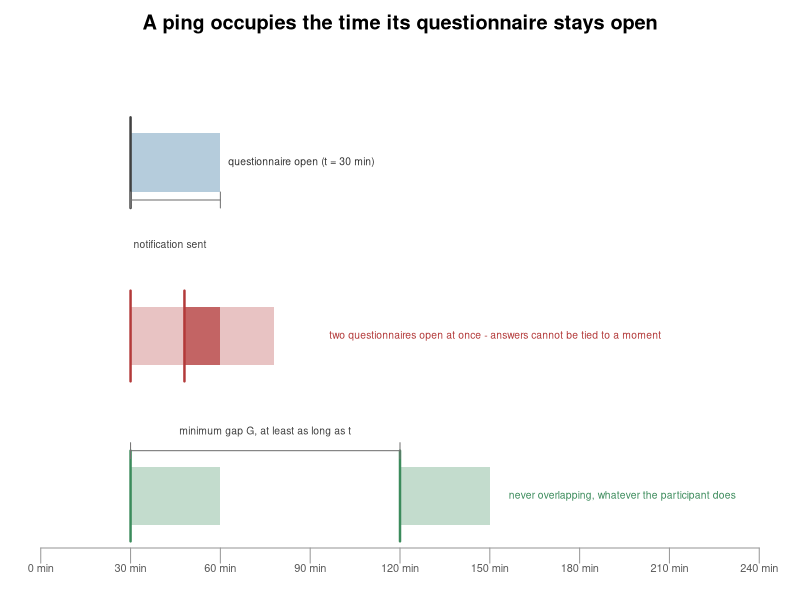
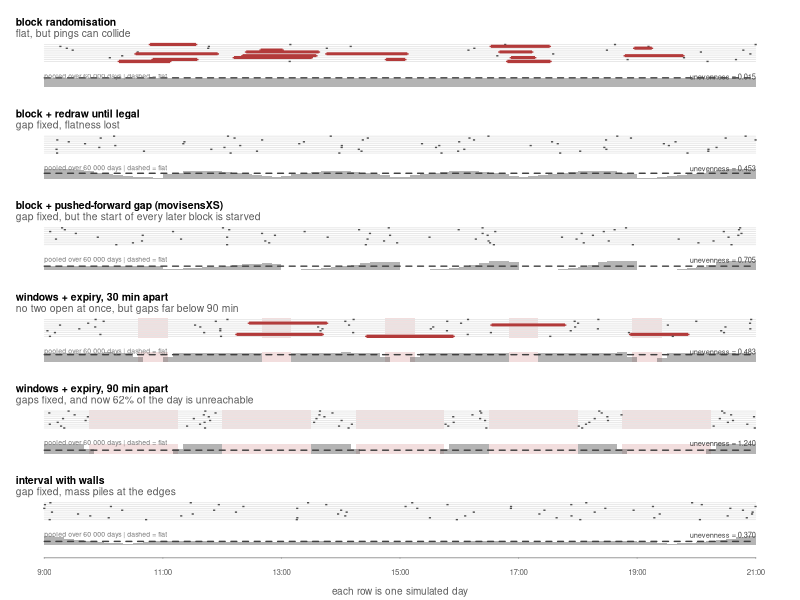
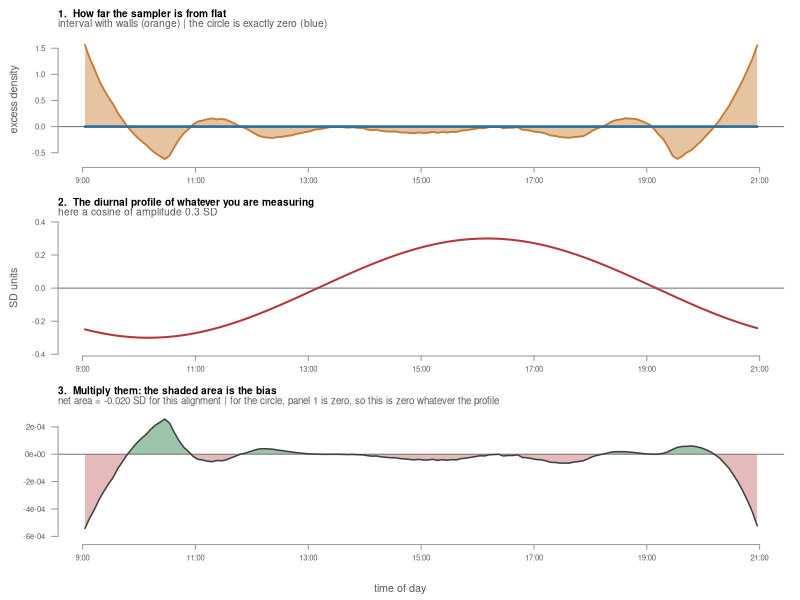
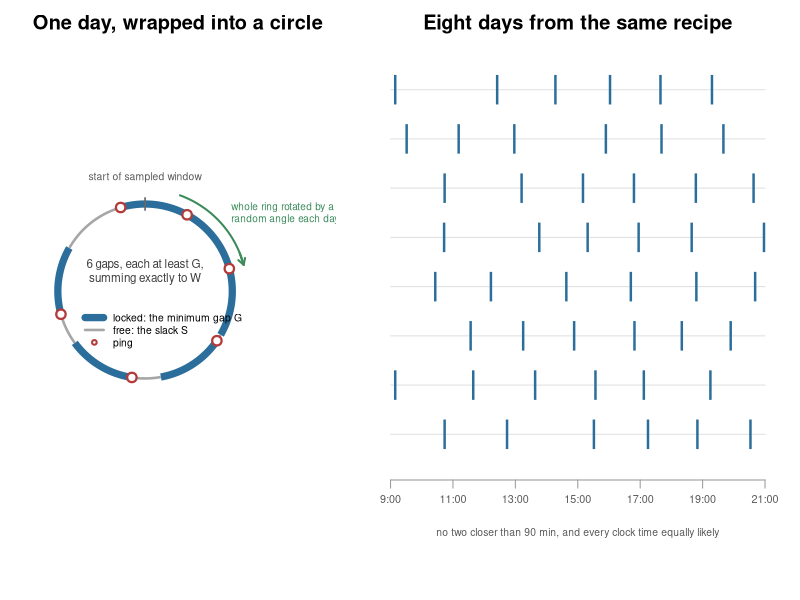
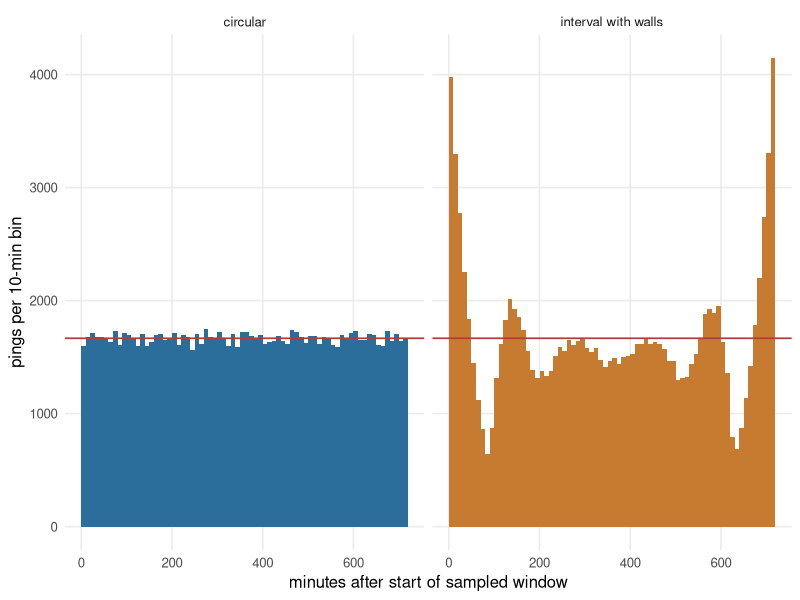
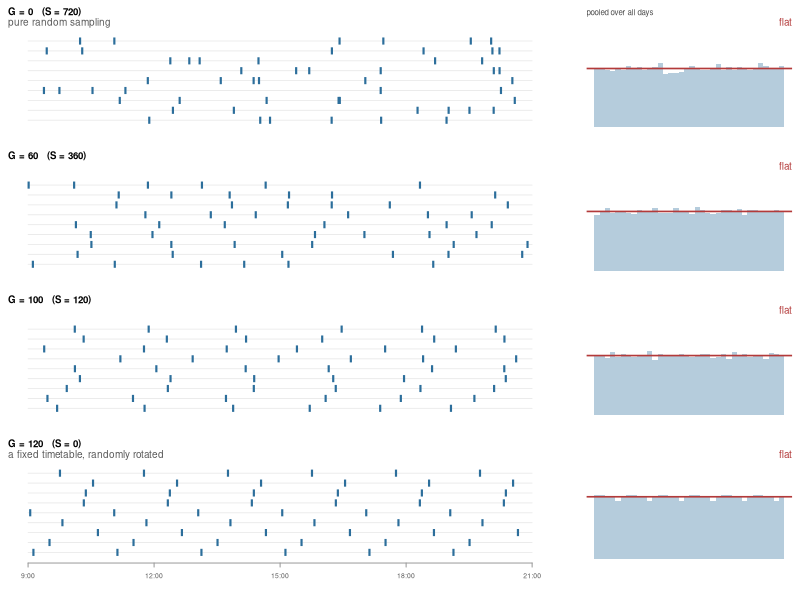
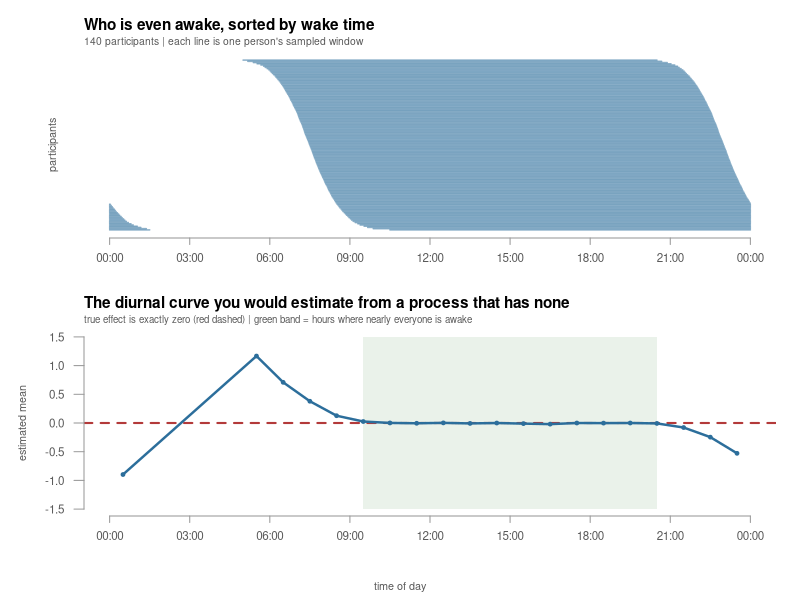

Generate these figures, in order, with R:
## ---- chunk 1
#| include: false
library(ggplot2)
theme_set(
  theme_minimal(base_size = 12) +
    theme(panel.grid.minor = element_blank(),
          plot.title = element_text(face = "bold"),
          plot.subtitle = element_text(colour = "grey35"))
)
COL <- c(circular = "#2C6E9B", sequential = "#C77B30",
         theory = "#B33A3A", ok = "#3B8B5B")
set.seed(20260810)
## ---- chunk 2
#| include: false
# identical to the visible `sampler` chunk in "The Fix"; defined here because
# the bias simulation (which comes first) already needs it
circ_offsets <- function(cfg) {
  n <- cfg$slots
  e <- diff(c(0, sort(runif(n - 1)), 1)) * cfg$slack
  s <- cfg$min_gap + e
  phase <- runif(1) * cfg$width
  sort(floor((phase + cumsum(c(0, s[-n]))) %% cfg$width))
}
## ---- chunk 3
#| code-fold: true
#| fig-height: 3.1
#| fig-cap: "Why the pings cannot be treated as instants. The minimum gap has to be at least as long as the window the questionnaire stays open."
par(mar = c(2.6, 0.6, 2.2, 0.6))
plot(NA, xlim = c(0, 240), ylim = c(3.75, 0.25), axes = FALSE, xlab = "", ylab = "",
     main = "A ping occupies the time its questionnaire stays open")
axis(1, at = seq(0, 240, 30), labels = paste0(seq(0, 240, 30), " min"),
     cex.axis = 0.66, col = "grey60", col.axis = "grey35", tck = -0.03, mgp = c(2, 0.4, 0))
lighten <- function(hex, a) adjustcolor(hex, alpha.f = a)
bar <- function(x0, y, w, col, mark = "grey25") {
  rect(x0, y - 0.22, x0 + w, y + 0.22, col = col, border = NA)
  segments(x0, y - 0.34, x0, y + 0.34, col = mark, lwd = 2.4)
}
bar(30, 1, 30, lighten(COL["circular"], 0.35))
text(30, 1.62, "notification sent", cex = 0.62, col = "grey25", pos = 4, offset = 0.15)
text(60, 1, "questionnaire open (t = 30 min)", cex = 0.62, col = "grey20", pos = 4, offset = 0.4)
segments(30, 1.28, 60, 1.28, col = "grey45"); segments(c(30, 60), 1.22, c(30, 60), 1.34, col = "grey45")

bar(30, 2.3, 30, lighten(COL["theory"], 0.30), COL["theory"])
bar(48, 2.3, 30, lighten(COL["theory"], 0.30), COL["theory"])
rect(48, 2.08, 60, 2.52, col = lighten(COL["theory"], 0.55), border = NA)
text(95, 2.3, "two questionnaires open at once - answers cannot be tied to a moment",
     cex = 0.62, col = COL["theory"], pos = 4, offset = 0.2)

bar(30, 3.5, 30, lighten(COL["ok"], 0.30), COL["ok"])
bar(120, 3.5, 30, lighten(COL["ok"], 0.30), COL["ok"])
segments(30, 3.16, 120, 3.16, col = "grey45")
segments(c(30, 120), 3.10, c(30, 120), 3.22, col = "grey45")
text(75, 3.02, "minimum gap G, at least as long as t", cex = 0.62, col = "grey25")
text(155, 3.5, "never overlapping, whatever the participant does",
     cex = 0.62, col = COL["ok"], pos = 4, offset = 0.2)
## ---- chunk 4
circ_config <- function(days = 18, slots = 6, start_h = 9, end_h = 21,
                        min_gap = 90, window = 30) {
  cfg <- list(days = days, slots = slots, start_h = start_h, end_h = end_h,
              min_gap = min_gap, window = window)
  cfg$width <- (end_h - start_h) * 60          # W
  cfg$n     <- days * slots
  cfg$slack <- cfg$width - slots * min_gap     # S, the circular slack
  cfg$max_gap <- cfg$width - (slots - 1) * min_gap
  cfg
}
cfg <- circ_config()
data.frame(symbol = c("W", "n", "G", "S", "t"),
           meaning = c("width of sampled window (min)", "pings per day",
                       "minimum separation (min)", "slack, W - nG",
                       "allowed response window (min)"),
           value = c(cfg$width, cfg$slots, cfg$min_gap, cfg$slack, cfg$window))
## ---- chunk 5
seq_offsets <- function(cfg) {                      # interval with walls
  slack <- cfg$width - (cfg$slots - 1) * cfg$min_gap
  sort(runif(cfg$slots) * slack) + (seq_len(cfg$slots) - 1) * cfg$min_gap
}
block_offsets <- function(cfg) {                    # equal blocks, one ping each
  b <- cfg$width / cfg$slots
  (seq_len(cfg$slots) - 1) * b + runif(cfg$slots) * b
}
block_repair <- function(cfg) {                     # ... redrawn until gaps are legal
  repeat { x <- block_offsets(cfg); if (all(diff(x) >= cfg$min_gap)) return(x) }
}
block_push <- function(cfg) {                       # ... next block starts no earlier than prev + G
  b <- cfg$width / cfg$slots
  x <- numeric(cfg$slots); prev <- -Inf
  for (k in seq_len(cfg$slots)) {
    lo <- max((k - 1) * b, prev + cfg$min_gap)
    x[k] <- lo + runif(1) * (k * b - lo); prev <- x[k]
  }
  x
}
sema_offsets <- function(cfg, sep = cfg$window) {   # windows separated by the expiry
  d <- (cfg$width - (cfg$slots - 1) * sep) / cfg$slots
  (seq_len(cfg$slots) - 1) * (d + sep) + runif(cfg$slots) * d
}
## ---- chunk 6
#| code-fold: true
#| fig-height: 12.6
#| fig-cap: "Ten simulated days under each construction, with the distribution those days pool into underneath. A red bar joins any two pings less than 90 minutes apart - the bar is the gap that is too short. Pink bands are minutes where no ping can ever start. The dashed line under each strip is the flat target. The two windowed rows are the same platform at two settings, and show the choice it forces."
set.seed(6)
schemes <- list(
  list(f = block_offsets, lab = "block randomisation",       sub = "flat, but pings can collide"),
  list(f = block_repair,  lab = "block + redraw until legal", sub = "gap fixed, flatness lost"),
  list(f = block_push,    lab = "block + pushed-forward gap (movisensXS)",
       sub = "gap fixed, but the start of every later block is starved"),
  list(f = function(cfg) sema_offsets(cfg, 30), lab = "windows + expiry, 30 min apart",
       sub = "no two open at once, but gaps far below 90 min"),
  list(f = function(cfg) sema_offsets(cfg, 90), lab = "windows + expiry, 90 min apart",
       sub = "gaps fixed, and now 62% of the day is unreachable"),
  list(f = seq_offsets,   lab = "interval with walls",        sub = "gap fixed, mass piles at the edges"))

layout(matrix(1:12, 12, 1), heights = rep(c(3, 1.5), 6))
par(oma = c(3.2, 0.6, 0.6, 0.6))
brks <- seq(0, cfg$width, by = 10)
ND <- 60000                      # same as the table below, so the unevenness values agree
for (sc in schemes) {
  M <- t(replicate(ND, sc$f(cfg)))
  x <- as.vector(M)
  fine <- as.numeric(table(cut(x, seq(0, cfg$width, by = 1), right = FALSE)))
  dead <- which(fine == 0)

  # --- ten example days ---
  par(mar = c(0.4, 0.6, 2.6, 0.6))
  plot(NA, xlim = c(0, cfg$width), ylim = c(10.8, 0.2), axes = FALSE, xlab = "", ylab = "")
  if (length(dead)) for (r in split(dead, cumsum(c(1, diff(dead) != 1))))
    rect(min(r) - 1, 0.2, max(r), 10.8, col = "#F2DEDE", border = NA)
  for (i in 1:10) {
    d <- sc$f(cfg)
    segments(0, i, cfg$width, i, col = "grey90", lwd = 0.8)
    tight <- which(diff(d) < cfg$min_gap)
    if (length(tight))
      segments(d[tight], i, d[tight + 1], i, col = COL["theory"], lwd = 3.2, lend = 1)
    bad <- logical(length(d)); bad[c(tight, tight + 1)] <- TRUE
    segments(d, i - 0.38, d, i + 0.38, col = ifelse(bad, COL["theory"], "grey30"),
             lwd = ifelse(bad, 2.6, 2.1), lend = 1)
  }
  title(main = sc$lab, adj = 0, cex.main = 0.95, line = 1.25)
  mtext(sc$sub, side = 3, adj = 0, line = 0.2, cex = 0.62, col = "grey35")

  # --- what those days pool into ---
  par(mar = c(0.9, 0.6, 0.3, 0.6))
  h <- hist(x, breaks = brks, plot = FALSE)
  flat <- length(x) / length(h$counts)
  top <- max(h$counts) * 1.42
  plot(NA, xlim = c(0, cfg$width), ylim = c(0, top), axes = FALSE, xlab = "", ylab = "")
  if (length(dead)) for (r in split(dead, cumsum(c(1, diff(dead) != 1))))
    rect(min(r) - 1, 0, max(r), max(h$counts) * 1.06, col = "#F2DEDE", border = NA)
  rect(head(h$breaks, -1), 0, tail(h$breaks, -1), h$counts,
       col = adjustcolor("grey30", 0.42), border = NA)
  segments(0, flat, cfg$width, flat, col = "grey25", lwd = 1.4, lty = 2)
  text(cfg$width, top, sprintf("unevenness = %.3f", sd(h$counts) / mean(h$counts)),
       adj = c(1, 1), cex = 0.68, col = "grey25")
  text(0, top, sprintf("pooled over %s days | dashed = flat", format(ND, big.mark = " ")),
       adj = c(0, 1), cex = 0.62, col = "grey45")
}
axis(1, at = seq(0, cfg$width, 120), labels = paste0(9 + seq(0, cfg$width, 120)/60, ":00"),
     cex.axis = 0.72, col = "grey60", col.axis = "grey35", tck = -0.03,
     mgp = c(2, 0.5, 0), outer = TRUE)
mtext("each row is one simulated day", side = 1, line = 2.0, outer = TRUE,
      cex = 0.6, col = "grey35")
## ---- chunk 7
score <- function(f, cfg, N = 60000) {
  M <- t(replicate(N, f(cfg)))
  x <- as.vector(M)
  cnt  <- as.numeric(table(cut(x, seq(0, cfg$width, by = 10), right = FALSE)))
  fine <- as.numeric(table(cut(x, seq(0, cfg$width, by =  1), right = FALSE)))
  gaps <- as.vector(t(apply(M, 1, diff)))
  data.frame(unevenness = round(sd(cnt) / mean(cnt), 3),
             noise_floor = round(1 / sqrt(mean(cnt)), 3),
             pct_gaps_too_close = round(100 * mean(gaps < cfg$min_gap), 1),
             pct_day_unreachable = round(100 * mean(fine == 0), 1))
}
do.call(rbind, lapply(
  list(`block random`       = block_offsets,
       `block + repair`     = block_repair,
       `block + push`       = block_push,
       `windows, sep = 30`  = function(cfg) sema_offsets(cfg, 30),
       `windows, sep = 90`  = function(cfg) sema_offsets(cfg, 90),
       `interval w/ walls`  = seq_offsets), score, cfg = cfg))
## ---- chunk 8
chain <- 45   # push, wait, reminder e-mail, wait, grace for a started questionnaire
lost <- function(thr, f, cfg, n_days = 20000) {
  D <- t(replicate(n_days, f(cfg)))
  per_day <- rowSums(D[, -1] - D[, -cfg$slots] < thr)
  per_person <- colSums(matrix(per_day[seq_len(cfg$days * (n_days %/% cfg$days))],
                               nrow = cfg$days)) / (cfg$days * cfg$slots)
  data.frame(gap_below = thr,
             pct_days_with_clash = round(100 * mean(per_day > 0), 1),
             pct_pings_lost = round(100 * mean(per_day) / cfg$slots, 1),
             pct_people_losing_10pct = round(100 * mean(per_person >= 0.10), 1))
}
thr <- c(cfg$window, chain, cfg$min_gap)
collide <- rbind(
  cbind(scheme = "block random", do.call(rbind, lapply(thr, lost, f = block_offsets, cfg = cfg))),
  cbind(scheme = "windows, sep = 30",
        do.call(rbind, lapply(thr, lost, f = function(cfg) sema_offsets(cfg, 30), cfg = cfg))))
collide
## ---- chunk 9
n_bias <- 300000
mu_fn  <- function(t) 0.3 * cos(2 * pi * (t - 430) / cfg$width)   # a hypothetical diurnal profile
x_seq  <- as.vector(replicate(n_bias, seq_offsets(cfg)))
x_circ <- as.vector(replicate(n_bias, circ_offsets(cfg)))
bias_seq  <- mean(mu_fn(x_seq))
bias_circ <- mean(mu_fn(x_circ))
data.frame(sampler = c("interval with walls", "circle"),
           bias_SD = round(c(bias_seq, bias_circ), 4))
## ---- chunk 10
#| include: false
se_person <- 1 / sqrt(cfg$days * cfg$slots)
ratio_1   <- abs(bias_seq) / se_person
icc       <- 0.4                                  # share of variance between people
m         <- cfg$days * cfg$slots
se_grand  <- function(N) sqrt(icc / N + (1 - icc) / (N * m))
ratio_100 <- abs(bias_seq) / se_grand(100)
n_1se     <- signif((icc + (1 - icc) / m) / bias_seq^2, 1)   # N where bias = 1 SE
## ---- chunk 11
#| code-fold: true
#| fig-height: 6.4
#| fig-cap: "Why non-uniformity is only sometimes a problem. The bias is the area of the bottom panel, which is the top panel multiplied by the middle one. Flatten the top panel and the bias is zero no matter what the middle panel does."
brks <- seq(0, cfg$width, by = 5)
mids <- head(brks, -1) + 2.5
cnt_seq  <- as.numeric(table(cut(x_seq, brks, right = FALSE)))
dens_seq <- cnt_seq / (length(x_seq) * 5)
excess   <- (dens_seq - 1 / cfg$width) * cfg$width   # how far the sampler is from flat
mu       <- mu_fn(mids)
shade <- function(x, y, col) polygon(c(x[1], x, tail(x, 1)), c(0, y, 0), col = col, border = NA)
par(mfrow = c(3, 1), mar = c(1.6, 4.4, 2.4, 1.2), oma = c(2.6, 0, 0, 0))
ax <- function() axis(1, at = seq(0, cfg$width, 120),
  labels = paste0(9 + seq(0, cfg$width, 120)/60, ":00"), cex.axis = 0.7,
  col = "grey60", col.axis = "grey35", tck = -0.035, mgp = c(2, 0.4, 0))

plot(mids, excess, type = "n", axes = FALSE, xlab = "", ylab = "", ylim = range(excess) * 1.1)
shade(mids, pmax(excess, 0), adjustcolor(COL["sequential"], 0.45))
shade(mids, pmin(excess, 0), adjustcolor(COL["sequential"], 0.45))
abline(h = 0, col = "grey45"); lines(mids, excess, col = COL["sequential"], lwd = 1.8)
lines(mids, rep(0, length(mids)), col = COL["circular"], lwd = 2.6)
axis(2, las = 1, cex.axis = 0.7, col = "grey60", col.axis = "grey35"); ax()
title(main = "1.  How far the sampler is from flat", adj = 0, cex.main = 0.92, line = 1.1)
mtext("interval with walls (orange) | the circle is exactly zero (blue)",
      side = 3, adj = 0, line = 0.15, cex = 0.62, col = "grey35")
mtext("excess density", side = 2, line = 2.9, cex = 0.65, col = "grey35")

plot(mids, mu, type = "n", axes = FALSE, xlab = "", ylab = "", ylim = c(-0.38, 0.38))
abline(h = 0, col = "grey45"); lines(mids, mu, col = COL["theory"], lwd = 2)
axis(2, las = 1, cex.axis = 0.7, col = "grey60", col.axis = "grey35"); ax()
title(main = "2.  The diurnal profile of whatever you are measuring", adj = 0,
      cex.main = 0.92, line = 1.1)
mtext("here a cosine of amplitude 0.3 SD", side = 3, adj = 0, line = 0.15,
      cex = 0.62, col = "grey35")
mtext("SD units", side = 2, line = 2.9, cex = 0.65, col = "grey35")

pr <- excess * mu / cfg$width
plot(mids, pr, type = "n", axes = FALSE, xlab = "", ylab = "", ylim = range(pr) * 1.15)
shade(mids, pmax(pr, 0), adjustcolor(COL["ok"], 0.5))
shade(mids, pmin(pr, 0), adjustcolor(COL["theory"], 0.35))
abline(h = 0, col = "grey45"); lines(mids, pr, col = "grey25", lwd = 1.5)
axis(2, las = 1, cex.axis = 0.7, col = "grey60", col.axis = "grey35"); ax()
title(main = "3.  Multiply them: the shaded area is the bias", adj = 0,
      cex.main = 0.92, line = 1.1)
mtext(sprintf("net area = %.3f SD for this alignment | for the circle, panel 1 is zero, so this is zero whatever the profile",
              sum(pr) * 5), side = 3, adj = 0, line = 0.15, cex = 0.58, col = "grey35")
mtext("time of day", side = 1, line = 1.2, outer = TRUE, cex = 0.65, col = "grey35")
## ---- chunk 12
#| code-fold: true
#| fig-height: 3.9
#| fig-cap: "The construction. Each gap is a locked minimum G plus a share of the slack; the whole ring is then rotated by a random angle, which is what makes every clock time equally likely."
set.seed(11)
W <- cfg$width; n <- cfg$slots; G <- cfg$min_gap; S <- cfg$slack
ang <- function(t) pi/2 - 2*pi*t/W
arc <- function(t1, t2, r, ...) {
  tt <- seq(t1, t2, length.out = 200); lines(r*cos(ang(tt)), r*sin(ang(tt)), ...)
}
one <- function() {
  s <- G + diff(c(0, sort(runif(n - 1)), 1)) * S
  list(s = s, phase = runif(1) * W)
}
d <- one()

layout(matrix(c(1, 2), 1, 2), widths = c(1, 1.25))
par(mar = c(1, 1, 2.2, 1))
plot(NA, xlim = c(-1.30, 2.05), ylim = c(-1.30, 1.42), asp = 1, axes = FALSE,
     xlab = "", ylab = "", main = "One day, wrapped into a circle")
arc(0, W, 1, col = "grey80", lwd = 1.2)
cum <- cumsum(c(0, d$s[-n]))
for (k in seq_len(n)) {
  a <- (d$phase + cum[k]) %% W
  arc(a, a + G, 1, col = COL["circular"], lwd = 7, lend = 1)
  arc(a + G, a + d$s[k], 1, col = "grey65", lwd = 2.5, lend = 1)
}
pts <- (d$phase + cum) %% W
points(cos(ang(pts)), sin(ang(pts)), pch = 21, bg = "white",
       col = COL["theory"], lwd = 2.2, cex = 1.25)
segments(0.93*cos(ang(0)), 0.93*sin(ang(0)), 1.07*cos(ang(0)), 1.07*sin(ang(0)),
         col = "grey40", lwd = 1.6)
text(0, 1.30, "start of sampled window", cex = 0.62, col = "grey35")
arc(40, 150, 1.17, col = COL["ok"], lwd = 2)
arrows(1.17*cos(ang(136)), 1.17*sin(ang(136)), 1.17*cos(ang(150)), 1.17*sin(ang(150)),
       length = 0.07, col = COL["ok"], lwd = 2)
text(1.34*cos(ang(95)), 1.34*sin(ang(95)),
     "whole ring rotated by a\nrandom angle each day", cex = 0.6, col = COL["ok"], adj = 0)
text(0, 0.30, "6 gaps, each at least G,", cex = 0.7, col = "grey25")
text(0, 0.14, "summing exactly to W", cex = 0.7, col = "grey25")
legend(x = -0.72, y = -0.16, legend = c("locked: the minimum gap G", "free: the slack S", "ping"),
       col = c(COL["circular"], "grey65", COL["theory"]), lwd = c(7, 2.5, NA),
       pch = c(NA, NA, 21), pt.bg = "white", pt.lwd = 2, bty = "n", cex = 0.62)

par(mar = c(3.4, 1, 2.2, 1))
plot(NA, xlim = c(0, W), ylim = c(8.6, 0.4), axes = FALSE, xlab = "", ylab = "",
     main = "Eight days from the same recipe")
axis(1, at = seq(0, W, 120), labels = paste0(9 + seq(0, W, 120)/60, ":00"),
     cex.axis = 0.65, col = "grey60", col.axis = "grey35", tck = -0.02, mgp = c(2, 0.35, 0))
for (i in 1:8) {
  x <- circ_offsets(cfg)
  segments(0, i, W, i, col = "grey88", lwd = 1)
  segments(x, i - 0.3, x, i + 0.3, col = COL["circular"], lwd = 2.4, lend = 1)
}
mtext("no two closer than 90 min, and every clock time equally likely",
      side = 1, line = 2.0, cex = 0.62, col = "grey35")
## ---- chunk 13
circ_offsets <- function(cfg) {
  n <- cfg$slots
  e <- diff(c(0, sort(runif(n - 1)), 1)) * cfg$slack   # steps 1-2
  s <- cfg$min_gap + e
  phase <- runif(1) * cfg$width                        # step 4
  sort(floor((phase + cumsum(c(0, s[-n]))) %% cfg$width)) # %% "modulos" what the phase pushed over W back into [0,W)
}
## ---- chunk 14
draw_days <- function(cfg, n_days = 20000, sampler = circ_offsets) {
  offs <- vapply(seq_len(n_days), function(i) sampler(cfg), numeric(cfg$slots))
  data.frame(slot = rep(seq_len(cfg$slots), times = n_days),
             off  = as.vector(offs))
}
d_circ <- draw_days(cfg, 20000, circ_offsets)
d_seq  <- draw_days(cfg, 20000, seq_offsets)
## ---- chunk 15
#| fig-cap: "Pooled time-of-day density, 20 000 simulated days each. The red line is the uniform expectation."
all2 <- rbind(transform(d_circ, sampler = "circular"),
              transform(d_seq,  sampler = "interval with walls"))
ggplot(all2, aes(off, fill = sampler)) +
  geom_histogram(breaks = seq(0, cfg$width, by = 10), closed = "left",
                 colour = NA) +
  geom_hline(yintercept = nrow(d_circ) / (cfg$width / 10),
             colour = COL["theory"], linewidth = 0.6) +
  facet_wrap(~sampler) +
  scale_fill_manual(values = c(circular = COL[["circular"]],
                               `interval with walls` = COL[["sequential"]]),
                    guide = "none") +
  labs(x = "minutes after start of sampled window", y = "pings per 10-min bin")
## ---- chunk 16
flatness <- function(off, cfg, bin = 10) {
  cnt <- as.numeric(table(cut(off, seq(0, cfg$width, by = bin), right = FALSE)))
  data.frame(unevenness = sd(cnt) / mean(cnt), unevenness_noise = 1 / sqrt(mean(cnt)))
}
res <- do.call(rbind, lapply(split(all2, all2$sampler),
                             function(g) cbind(sampler = g$sampler[1], flatness(g$off, cfg))))
rownames(res) <- NULL
res
## ---- chunk 17
crit <- function(n, G, W) {
  reach <- (n - 1) * G
  data.frame(n, G, W, reach_from_each_end = reach, need_W = 2 * reach,
             central_region = if (W >= 2 * reach)
               sprintf("[%g, %g]", reach, W - reach) else "EMPTY")
}
rbind(crit(6, 90, 720), crit(6, 72, 720), crit(6, 60, 720),
      crit(5, 90, 720), crit(6, 90, 900))
## ---- chunk 18
sweep_unevenness <- function(n, G, W, N = 20000, bin = 10) {
  circ <- function() {
    s <- G + diff(c(0, sort(runif(n - 1)), 1)) * (W - n * G)
    sort(floor((runif(1) * W + cumsum(c(0, s[-n]))) %% W))
  }
  line <- function() sort(runif(n) * (W - (n-1) * G)) + (seq_len(n) - 1) * G
  unevenness <- function(f) {
    cnt <- as.numeric(table(cut(as.vector(replicate(N, f())),
                                seq(0, W, by = bin), right = FALSE)))
    round(sd(cnt) / mean(cnt), 4)
  }
  data.frame(n, G, W, slack = W - n * G,
             circle_ok = W - n * G >= 0,
             flat_room = round(W / (2 * (n - 1) * G), 2),
             unevenness_circle = if (W - n * G >= 0) unevenness(circ) else NA,
             unevenness_line = unevenness(line),
             noise_floor = round(1 / sqrt(N * n / (W / bin)), 4))
}
do.call(rbind, Map(sweep_unevenness,
  n = c(3,   5,   8,  10,   4,   6,   6,   7),
  G = c(60,  60,  45,  30, 120,  90, 120, 110),
  W = c(600, 840, 840, 720, 720, 720, 720, 720)))
## ---- chunk 19
#| code-fold: true
#| fig-height: 5.6
#| fig-cap: "The slack S as a dial. Top to bottom the schedule tightens from pure random sampling to a fixed timetable; the pooled distribution on the right stays flat the whole way down."
set.seed(21)
one_day <- function(G) {
  W <- cfg$width; n <- cfg$slots
  s <- G + diff(c(0, sort(runif(n - 1)), 1)) * (W - n*G)
  sort((runif(1)*W + cumsum(c(0, s[-n]))) %% W)
}
Gs   <- c(0, 60, 100, 120)
labs <- c("G = 0   (S = 720)", "G = 60   (S = 360)", "G = 100   (S = 120)", "G = 120   (S = 0)")
subs <- c("pure random sampling", "", "", "a fixed timetable, randomly rotated")
layout(matrix(1:8, 4, 2, byrow = TRUE), widths = c(2.3, 1)); par(oma = c(1.8, 0, 0, 0))
for (j in seq_along(Gs)) {
  G <- Gs[j]
  par(mar = c(1.0, 0.6, 2.3, 0.4))
  plot(NA, xlim = c(0, cfg$width), ylim = c(9.7, 0.3), axes = FALSE, xlab = "", ylab = "")
  for (i in 1:9) {
    x <- one_day(G); segments(0, i, cfg$width, i, col = "grey91", lwd = 0.8)
    segments(x, i - 0.36, x, i + 0.36, col = COL["circular"], lwd = 2.1, lend = 1)
  }
  title(main = labs[j], adj = 0, cex.main = 0.88, line = 1.15)
  if (nzchar(subs[j])) mtext(subs[j], side = 3, adj = 0, line = 0.15, cex = 0.6, col = "grey35")
  if (j == length(Gs)) axis(1, at = seq(0, cfg$width, 180),
      labels = paste0(9 + seq(0, cfg$width, 180)/60, ":00"), cex.axis = 0.62,
      col = "grey60", col.axis = "grey35", tck = -0.04, mgp = c(2, 0.35, 0))

  par(mar = c(1.0, 2.2, 2.3, 0.6))
  xx <- as.vector(replicate(4000, one_day(G)))
  h <- hist(xx, breaks = seq(0, cfg$width, by = 20), plot = FALSE)
  plot(NA, xlim = c(0, cfg$width), ylim = c(0, max(h$counts)*1.45), axes = FALSE,
       xlab = "", ylab = "")
  rect(head(h$breaks, -1), 0, tail(h$breaks, -1), h$counts,
       col = adjustcolor(COL["circular"], 0.35), border = NA)
  abline(h = 4000*cfg$slots/(cfg$width/20), col = COL["theory"], lwd = 1.6)
  if (j == 1) title(main = "pooled over all days", adj = 0, cex.main = 0.72,
                    line = 1.15, font.main = 1, col.main = "grey30")
  mtext("flat", side = 3, adj = 1, line = 0.15, cex = 0.6, col = COL["theory"])
}
## ---- chunk 20
#| code-fold: true
#| fig-height: 5.6
#| fig-cap: "A process with no time-of-day effect whatsoever, sampled uniformly within each person's own sampled window, and analysed by clock hour. The middle of the day is correctly flat. The edges are composition, not psychology."
set.seed(77)
NP <- 6000; DAYS <- 18
chrono <- rnorm(NP)
wake   <- pmin(pmax(7.5 + chrono, 5), 10.5)
sleep  <- pmin(pmax(23.0 + chrono, 20.5), 25.5)
trait  <- -0.5*chrono + rnorm(NP, 0, 0.5)      # owls differ; time of day does nothing
sim <- do.call(rbind, lapply(seq_len(NP), function(i) {
  t <- runif(DAYS*cfg$slots, wake[i], sleep[i])
  data.frame(t = t %% 24, y = trait[i] + rnorm(DAYS*cfg$slots, 0, 1))
}))
sim$hr <- floor(sim$t)
ag <- aggregate(y ~ hr, sim, mean)
ag$n <- as.numeric(table(sim$hr))[match(ag$hr, sort(unique(sim$hr)))]

par(mfrow = c(2, 1), mar = c(2.0, 4.2, 2.6, 1.2), oma = c(2.2, 0, 0, 0))
ax <- function() axis(1, at = seq(0, 24, 3), labels = sprintf("%02d:00", seq(0, 24, 3) %% 24),
  cex.axis = 0.7, col = "grey60", col.axis = "grey35", tck = -0.035, mgp = c(2, 0.4, 0))
ord <- order(wake)[seq(1, NP, length.out = 140)]
plot(NA, xlim = c(0, 24), ylim = c(length(ord) + 1, 0), axes = FALSE, xlab = "", ylab = "")
for (k in seq_along(ord)) {
  i <- ord[k]
  segments(wake[i], k, min(sleep[i], 24), k, col = adjustcolor(COL["circular"], 0.55), lwd = 1.5)
  if (sleep[i] > 24) segments(0, k, sleep[i] - 24, k, col = adjustcolor(COL["circular"], 0.55), lwd = 1.5)
}
ax(); title(main = "Who is even awake, sorted by wake time", adj = 0, cex.main = 0.92, line = 1.1)
mtext("140 participants | each line is one person's sampled window", side = 3, adj = 0,
      line = 0.15, cex = 0.62, col = "grey35")
mtext("participants", side = 2, line = 1.2, cex = 0.65, col = "grey35")

plot(NA, xlim = c(0, 24), ylim = c(-1.5, 1.5), axes = FALSE, xlab = "", ylab = "")
rect(9.5, -1.5, 20.5, 1.5, col = "#EAF2EA", border = NA)
abline(h = 0, col = COL["theory"], lwd = 2, lty = 2)
pts <- ag[ag$n > NP*DAYS*cfg$slots/24*0.03, ]
lines(pts$hr + 0.5, pts$y, col = COL["circular"], lwd = 2.4)
points(pts$hr + 0.5, pts$y, pch = 19, cex = 0.5, col = COL["circular"])
axis(2, las = 1, cex.axis = 0.7, col = "grey60", col.axis = "grey35"); ax()
title(main = "The diurnal curve you would estimate from a process that has none",
      adj = 0, cex.main = 0.92, line = 1.1)
mtext("true effect is exactly zero (red dashed) | green band = hours where nearly everyone is awake",
      side = 3, adj = 0, line = 0.15, cex = 0.58, col = "grey35")
mtext("estimated mean", side = 2, line = 2.7, cex = 0.65, col = "grey35")
mtext("time of day", side = 1, line = 0.9, outer = TRUE, cex = 0.65, col = "grey35")
